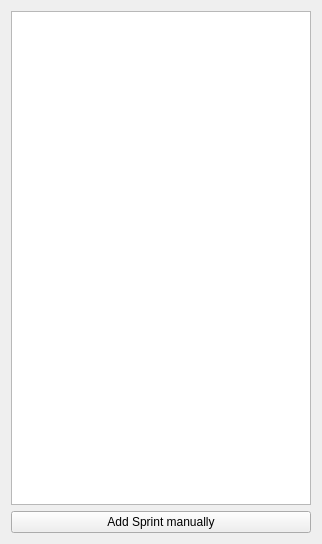
<?xml version="1.0" encoding="UTF-8"?>
<ui version="4.0">
 <class>SprintOutline</class>
 <widget class="QWidget" name="SprintOutline">
  <property name="geometry">
   <rect>
    <x>0</x>
    <y>0</y>
    <width>322</width>
    <height>544</height>
   </rect>
  </property>
  <property name="windowTitle">
   <string>Form</string>
  </property>
  <layout class="QVBoxLayout" name="verticalLayout">
   <item>
    <widget class="QListView" name="lvFinishedSprints">
     <property name="sizePolicy">
      <sizepolicy hsizetype="Expanding" vsizetype="Expanding">
       <horstretch>0</horstretch>
       <verstretch>0</verstretch>
      </sizepolicy>
     </property>
     <property name="maximumSize">
      <size>
       <width>300</width>
       <height>16777215</height>
      </size>
     </property>
     <property name="toolTip">
      <string>Time intervals spent</string>
     </property>
     <property name="styleSheet">
      <string notr="true"/>
     </property>
    </widget>
   </item>
   <item>
    <widget class="QPushButton" name="pbAddSprintManually">
     <property name="text">
      <string>Add Sprint manually</string>
     </property>
    </widget>
   </item>
  </layout>
 </widget>
 <resources/>
 <connections/>
</ui>
